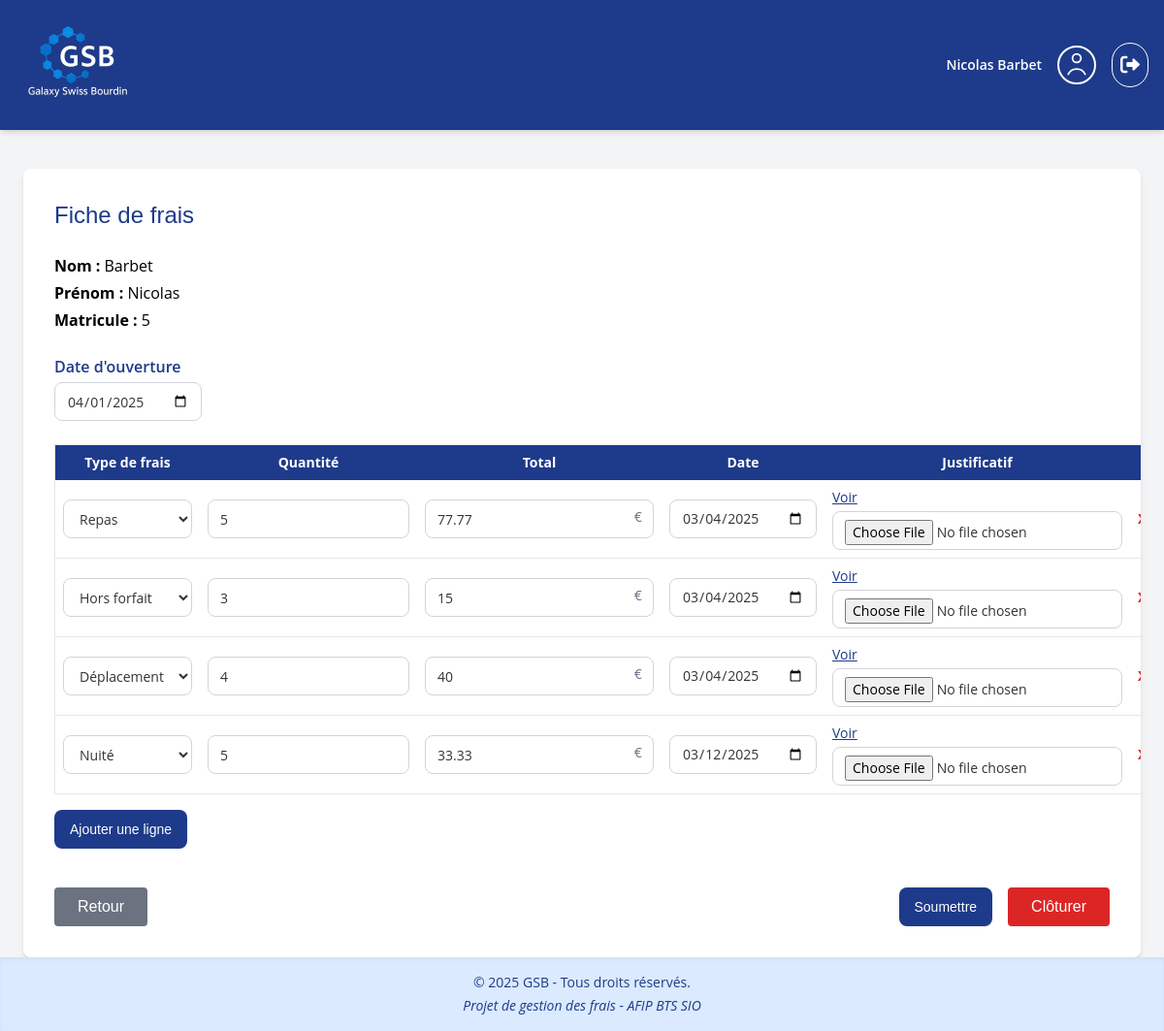
/Gestion_des_frais/views/fiches/fiche_frais.php?id_fiche=38&source=visiteur (signed in), run on the app's committed database.
### tables this page shows
CREATE TABLE `lignes_frais` (
  `id_lf` int(11) NOT NULL,
  `id_fiche` int(11) NOT NULL,
  `id_tf` int(11) NOT NULL,
  `quantité` float NOT NULL,
  `total` float NOT NULL,
  `sp_date` date NOT NULL,
  `justif` varchar(255) NOT NULL,
  `refund_status` tinyint(1) DEFAULT NULL,
  `motif_refus` text DEFAULT NULL
);

CREATE TABLE `type_frais` (
  `id_tf` int(11) NOT NULL,
  `type` varchar(25) NOT NULL
);

### Gestion_des_frais/views/fiches/fiche_frais.php (the view, shortened to what this page needs)
<?php
require_once('../../pdo/bdd.php');
$user = $_SESSION['user'];
$user_role = $user['role'];
$isComptable = ($user_role === 'Comptable');
$source = $_GET['source'] ?? '';
$returnUrl = ($source === 'visiteur') ? '../../templates/visiteur.php' : 'gestion_fiche.php';
$query = $cnx->query("SELECT id_tf, type FROM type_frais");
$typeFrais = $query->fetchAll(PDO::FETCH_ASSOC);
$id_fiche = $_GET['id_fiche'] ?? null;
$lignesFrais = [];
if ($id_fiche) {
    $stmt = $cnx->prepare("SELECT * FROM lignes_frais WHERE id_fiche = :id_fiche");
    $stmt->bindValue(':id_fiche', $id_fiche, PDO::PARAM_INT);
    $stmt->execute();
    $lignesFrais = $stmt->fetchAll(PDO::FETCH_ASSOC);
}
?>
<!DOCTYPE html>
<html lang="fr">
<head>
    <script src="https://cdn.tailwindcss.com"></script>
    <link rel="stylesheet" href="https://cdnjs.cloudflare.com/ajax/libs/font-awesome/6.0.0/css/all.min.css">
    <link rel="stylesheet" href="../../public/css/style.css">
</head>
<body class="page-admin bg-gray-100 font-body">
<?php
$menuFile = '';
if ($user_role === 'Administrateur') {
    $menuFile = '../../includes/menu_admin.php';
} elseif ($user_role === 'Comptable') {
    $menuFile = '../../includes/menu_comptable.php';
} elseif ($user_role === 'Visiteur') {
    $menuFile = '../../includes/menu_visiteur.php';
}
if (!empty($menuFile) && file_exists($menuFile)) {
    include($menuFile);
}
?>
<main class="flex-1">
<div class="w-full max-w-6xl mx-auto p-8 mt-10 bg-white shadow-md rounded-lg overflow-x-auto">
    <h1 class="text-2xl font-title text-gsb-blue mb-6">Fiche de frais</h1>
    <div class="mb-6 space-y-1 text-base font-body">
      <p><strong>Nom :</strong> <?= htmlspecialchars($user['lastname']) ?></p>
      <p><strong>Prénom :</strong> <?= htmlspecialchars($user['firstname']) ?></p>
      <p><strong>Matricule :</strong> <?= htmlspecialchars($user['id']) ?></p>
    </div>
    <form action="insert_frais.php" method="POST" enctype="multipart/form-data">
      <div class="mb-6">
        <label for="op_date" class="form-label text-gsb-blue">Date d'ouverture</label>
        <input type="date" id="op_date" name="op_date" value="<?= date('Y-m-d') ?>" class="form-input" <?= $isComptable ? 'readonly' : '' ?> />
      </div>
      <table class="w-full text-sm font-body border-collapse border mb-4">
        <thead class="bg-gsb-blue text-white">
          <tr>
            <th class="p-2">Type de frais</th>
            <th class="p-2">Quantité</th>
            <th class="p-2">Total</th>
            <th class="p-2">Date</th>
            <th class="p-2">Justificatif</th>
            <th class="p-2"></th>
          </tr>
        </thead>
        <tbody id="expenseTable">
          <?php foreach ($lignesFrais as $ligne): ?>
            <tr class="border-b">
              <td class="p-2">
                <select name="type_frais[]" class="form-input" required <?= $isComptable ? 'disabled' : '' ?>>
                  <?php foreach ($typeFrais as $type): ?>
                    <option value="<?= $type['id_tf'] ?>" <?= $type['id_tf'] == $ligne['id_tf'] ? 'selected' : '' ?>>
                      <?= $type['type'] ?>
                    </option>
                  <?php endforeach; ?>
                </select>
              </td>
              <td class="p-2">
                <input type="number" name="quantite[]" value="<?= $ligne['quantité'] ?>" class="form-input" required <?= $isComptable ? 'readonly' : '' ?>>
              </td>
              <td class="p-2">
                <div class="relative">
                  <input type="text" name="montant[]" value="<?= $ligne['total'] ?>" class="form-input pr-10" required <?= $isComptable ? 'readonly' : '' ?>>
                  <span class="absolute right-3 top-2 text-gray-500">€</span>
                </div>
              </td>
              <td class="p-2">
                <input type="date" name="date_frais[]" value="<?= $ligne['sp_date'] ?>" class="form-input" required <?= $isComptable ? 'readonly' : '' ?>>
              </td>
              <td class="p-2 space-y-1">
                <?php if (!empty($ligne['justif'])): ?>
                  <a href="../../<?= htmlspecialchars($ligne['justif']) ?>" target="_blank" class="text-gsb-blue underline">Voir</a><br>
                <?php endif; ?>
                <?php if (!$isComptable): ?>
                  <input type="file" name="justificatif[]" class="form-input">
                <?php endif; ?>
              </td>
              <td class="p-2 text-center">
                <?php if (!$isComptable): ?>
                  <button type="button" onclick="removeExpenseRow(this)" class="text-red-600 font-bold">X</button>
                <?php endif; ?>
              </td>
            </tr>
          <?php endforeach; ?>
        </tbody>
      </table>
      <?php if (!$isComptable): ?>
        <button type="button" onclick="addExpenseRow()" class="btn-primary mb-4">Ajouter une ligne</button>
      <?php endif; ?>
      <div class="flex justify-between items-center mt-6">
        <a href="<?= $returnUrl ?>" class="bg-gray-500 text-white px-6 py-2 rounded hover:bg-gray-600 font-ui">Retour</a>
        <div class="flex gap-4">
          <?php if (!$isComptable): ?>
            <button type="submit" name="submit_fiche" value="open" class="btn-primary">Soumettre</button>
          <?php endif; ?>
          <button type="submit" name="submit_fiche" value="close" class="bg-red-600 text-white px-6 py-2 rounded hover:bg-red-700 font-ui">Clôturer</button>
        </div>
      </div>
    </form>
  </div>
</main>
<?php include('../../includes/footer.php'); ?>
</body>

### Gestion_des_frais/public/css/style.css (style rules this page uses)
.font-title { font-family: 'Rajdhani', sans-serif; }
.font-ui { font-family: 'Rubik', sans-serif; }
.font-body { font-family: 'Open Sans', sans-serif; }
.form-label { font-weight: 600; display: block; margin-bottom: 0.25rem; font-family: 'Open Sans', sans-serif; }
.form-input { height: 40px; padding: 0.5rem 0.75rem; font-size: 0.875rem; font-family: 'Open Sans', sans-serif; border-radius: 0.5rem; border: 1px solid #d1d5db; background-color: white; color: #333; box-sizing: border-box; }
.btn-primary { height: 40px; padding: 0 1rem; font-size: 0.875rem; font-family: 'Rubik', sans-serif; font-weight: 500; background-color: var(--gsb-blue); color: white; border: none; border-radius: 0.5rem; cursor: pointer; transition: background-color 0.3s ease; }
:root { --gsb-blue-dark: #0D1C2E; --gsb-blue: #1E3A8A; --gsb-blue-light: #3B82F6; --gsb-hover: #facc15; }
.bg-gsb-blue { background-color: var(--gsb-blue); }
.text-gsb-blue { color: var(--gsb-blue); }
html, body { height: 100%; }
body { display: flex; flex-direction: column; }
main { flex: 1; }

### data on the page
lignes_frais: id_tf.type "Repas", quantité "5", total "77.77", sp_date "03/04/2025"
lignes_frais: id_tf.type "Hors forfait", quantité "3", total "15", sp_date "03/04/2025"
lignes_frais: id_tf.type "Déplacement", quantité "4", total "40", sp_date "03/04/2025"
lignes_frais: id_tf.type "Nuité", quantité "5", total "33.33", sp_date "03/12/2025"

### other printed values
$_SESSION['user']['firstname'] . ' ' . $_SESSION['user']['lastname'] "Nicolas Barbet"
$user['lastname'] "Barbet"
$user['firstname'] "Nicolas"
$user['id'] "5"
